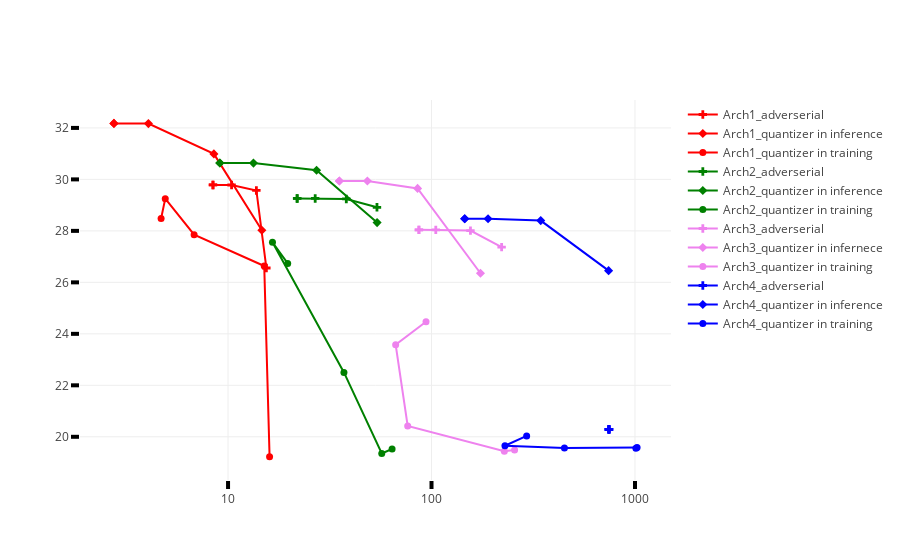

The notebook cell saved with this chart:
### Code cell
file_dict={}
var_dict={}

psnr,bpp=[],[]

trace1_main=[]
trace2_main=[]
trace3_main=[]


file_dict['Arch_1_1']=open('/home/rakshith/Desktop/CHAOSCT/adver/arch1_waac.json')
file_dict['Arch_1_2']=open('/home/rakshith/Desktop/CHAOSCT/normal/quaninf_arch1_waac.json')
file_dict['Arch_1_3']=open('/home/rakshith/Desktop/CHAOSCT/quantrain/quantrain_arch1_waac.json')
for count in range(1,4):

    
    with (file_dict['Arch_1_'+str(count)]) as json_file: 
        
        data = json.load(json_file)
        psnr,bpp=[],[]
        new_bpp=[]
#         mean_x,mean_y=[]

        for p in data:
            psnr.append(p['psnr'])
            bpp.append(p['bpp'])
            
        for row in bpp:

            row[:]=([16 / x for x in row])
            
            new_bpp.append(row[:])

        i=0

        mean_x,mean_y=[],[]
       
        while(i<len(psnr)):

            mean_y.append(statistics.mean(psnr[i]))
            mean_x.append(statistics.mean(new_bpp[i]))
            i=i+1
            
    trace1 = go.Scatter(
    x = mean_x,
    y = mean_y,
    marker={'symbol': 'cross', 'size': 7,'color':'red'},
    mode = 'lines+markers',
    name = 'Arch1_adverserial')
    
    trace2 = go.Scatter(
    x = mean_x,
    y = mean_y,
    marker={'symbol': 'diamond', 'size': 7,'color':'red'},
    mode = 'lines+markers',
    name = 'Arch1_quantizer in inference')
 
    trace3 = go.Scatter(
    x = mean_x,
    y = mean_y,
    marker={'symbol': 'circle', 'size': 7,'color':'red'},
    mode = 'lines+markers',
    name = 'Arch1_quantizer in training')

    
    trace1_main.append(trace1)
    trace2_main.append(trace2)
    trace3_main.append(trace3)
    
file_dict['Arch_2_1']=open('/home/rakshith/Desktop/CHAOSCT/adver/arch2_waac.json')
file_dict['Arch_2_2']=open('/home/rakshith/Desktop/CHAOSCT/normal/quaninf_arch2_waac.json')
file_dict['Arch_2_3']=open('/home/rakshith/Desktop/CHAOSCT/quantrain/quantrain_arch2_waac.json')
for count in range(1,4):

    
    with (file_dict['Arch_2_'+str(count)]) as json_file: 
        
        data = json.load(json_file)
        psnr,bpp=[],[]
        new_bpp=[]
#         mean_x,mean_y=[]

        for p in data:
            psnr.append(p['psnr'])
            bpp.append(p['bpp'])
            
        for row in bpp:

            row[:]=([16 / x for x in row])
            
            new_bpp.append(row[:])

        i=0
        mean_x,mean_y=[],[]
       
        while(i<len(psnr)):
            mean_y.append(statistics.mean(psnr[i]))
            mean_x.append(statistics.mean(new_bpp[i]))
            i=i+1
            
    trace1 = go.Scatter(
    x = mean_x,
    y = mean_y,
    marker={'symbol': 'cross', 'size':7,'color':'green'},
    mode = 'lines+markers',
    name = 'Arch2_adverserial'
  )
    
    trace2 = go.Scatter(
    x = mean_x,
    y = mean_y,
    marker={'symbol': 'diamond', 'size':7,'color':'green'},
    mode = 'lines+markers',
    name = 'Arch2_quantizer in inference'
  )
 
    trace3 = go.Scatter(
    x = mean_x,
    y = mean_y,
    marker={'symbol': 'circle', 'size':7,'color':'green'},
    mode = 'lines+markers',
    name = 'Arch2_quantizer in training')

    
    trace1_main.append(trace1)
    trace2_main.append(trace2)
    trace3_main.append(trace3)

                  

file_dict['Arch_3_1']=open('/home/rakshith/Desktop/CHAOSCT/adver/arch3_waac.json')
file_dict['Arch_3_2']=open('/home/rakshith/Desktop/CHAOSCT/normal/quaninf_arch3_waac.json')
file_dict['Arch_3_3']=open('/home/rakshith/Desktop/CHAOSCT/quantrain/quantrain_arch3_waac.json')
for count in range(1,4):

    
    with (file_dict['Arch_3_'+str(count)]) as json_file: 
        
        data = json.load(json_file)
        psnr,bpp=[],[]
        new_bpp=[]
#         mean_x,mean_y=[]

        for p in data:
            psnr.append(p['psnr'])
            bpp.append(p['bpp'])
            
        for row in bpp:

            row[:]=([16 / x for x in row])
            
            new_bpp.append(row[:])

        i=0
        mean_x,mean_y=[],[]
       
        while(i<len(psnr)):
            mean_y.append(statistics.mean(psnr[i]))
            mean_x.append(statistics.mean(new_bpp[i]))
            i=i+1
            
    trace1 = go.Scatter(
    x = mean_x,
    y = mean_y,
    marker={'symbol': 'cross', 'size': 7,'color':'violet'},
    mode = 'lines+markers',
    name = 'Arch3_adverserial'
  )
    
    trace2 = go.Scatter(
    x = mean_x,
    y = mean_y,
    marker={'symbol': 'diamond', 'size': 7,'color':'violet'},
    mode = 'lines+markers',
    name = 'Arch3_quantizer in infernece'
  )
 
    trace3 = go.Scatter(
    x = mean_x,
    y = mean_y,
    marker={'symbol': 'circle', 'size': 7,'color':'violet'},
    mode = 'lines+markers',
    name = 'Arch3_quantizer in training')

    
    trace1_main.append(trace1)
    trace2_main.append(trace2)
    trace3_main.append(trace3)
    
file_dict['Arch_4_1']=open('/home/rakshith/Desktop/CHAOSCT/adver/arch4_waac.json')
file_dict['Arch_4_2']=open('/home/rakshith/Desktop/CHAOSCT/normal/quaninf_arch4_waac.json')
file_dict['Arch_4_3']=open('/home/rakshith/Desktop/CHAOSCT/quantrain/quantrain_arch4_waac.json')
for count in range(1,4):

    
    with (file_dict['Arch_4_'+str(count)]) as json_file: 
        
        data = json.load(json_file)
        psnr,bpp=[],[]
        new_bpp=[]
#         mean_x,mean_y=[]

        for p in data:
            psnr.append(p['psnr'])
            bpp.append(p['bpp'])
            
        for row in bpp:

            row[:]=([16 / x for x in row])
            
            new_bpp.append(row[:])

        i=0
        mean_x,mean_y=[],[]
       
        while(i<len(psnr)):
            mean_y.append(statistics.mean(psnr[i]))
            mean_x.append(statistics.mean(new_bpp[i]))
            i=i+1
            
    trace1 = go.Scatter(
    x = mean_x,
    y = mean_y,
    marker={'symbol': 'cross', 'size': 7,'color':'blue'},
    mode = 'lines+markers',
    name = 'Arch4_adverserial'
  )
    
    trace2 = go.Scatter(
    x = mean_x,
    y = mean_y,
    marker={'symbol': 'diamond', 'size': 7,'color':'blue'},
    mode = 'lines+markers',
    name = 'Arch4_quantizer in inference'
  )
 
    trace3 = go.Scatter(
    x = mean_x,
    y = mean_y,
    marker={'symbol': 'circle', 'size': 7,'color':'blue'},
    mode = 'lines+markers',
    name = 'Arch4_quantizer in training')

    
    trace1_main.append(trace1)
    trace2_main.append(trace2)
    trace3_main.append(trace3)  
    
    
data=[trace1_main[0],trace2_main[1],trace3_main[2],trace1_main[3],trace2_main[4],trace3_main[5],trace1_main[6],trace2_main[7],trace3_main[8],trace1_main[9],trace2_main[10],trace3_main[11]]
layout = go.Layout(
xaxis=dict(
        tickmode='linear',
        ticks='outside',
        tick0=0,
        showgrid=True,
        
        type='log',
        ticklen=8,
        tickwidth=4,
        tickcolor='#000',
        autorange=True
    ),
    yaxis=dict(
        tickmode='linear',
        ticks='outside',
        tick0=0,
       
        dtick=2,
        ticklen=8,
        tickwidth=4,
        tickcolor='#000'
    )
)
fig = dict(data=data,layout=layout)
plotly.offline.iplot(fig, filename='Mean_graph')
 
        



    



pio.write_image(fig, 'images/fig1.png')

### Figure 1 — Plotly figure (JSON) as saved in the notebook; plotly's stock layout.template omitted (floating-point values rounded to 4 significant figures)
{"data": [{"marker": {"color": "red", "size": 7, "symbol": "cross"}, "mode": "lines+markers", "name": "Arch1_adverserial", "type": "scatter", "uid": "bd6e2005-ea7b-43a7-9be4-37d440f99323", "x": [8.432, 8.432, 10.41, 13.78, 15.43], "y": [29.78, 29.78, 29.78, 29.57, 26.56]}, {"marker": {"color": "red", "size": 7, "symbol": "diamond"}, "mode": "lines+markers", "name": "Arch1_quantizer in inference", "type": "scatter", "uid": "1fb675f1-2868-430d-8ede-2d9f81731515", "x": [2.749, 2.749, 4.061, 8.521, 14.66], "y": [32.18, 32.18, 32.17, 30.99, 28.02]}, {"marker": {"color": "red", "size": 7, "symbol": "circle"}, "mode": "lines+markers", "name": "Arch1_quantizer in training", "type": "scatter", "uid": "b44e9c1f-4e81-4a2c-9309-b641c48c66f1", "x": [4.688, 4.913, 6.812, 15.06, 16], "y": [28.48, 29.25, 27.85, 26.63, 19.23]}, {"marker": {"color": "green", "size": 7, "symbol": "cross"}, "mode": "lines+markers", "name": "Arch2_adverserial", "type": "scatter", "uid": "40c6c484-aae3-4b38-9ab5-be279060c7a1", "x": [21.86, 21.86, 26.81, 38.13, 53.94], "y": [29.26, 29.26, 29.26, 29.24, 28.92]}, {"marker": {"color": "green", "size": 7, "symbol": "diamond"}, "mode": "lines+markers", "name": "Arch2_quantizer in inference", "type": "scatter", "uid": "b89bad67-787a-432c-b699-ae996f59db4f", "x": [9.116, 9.116, 13.33, 27.23, 54.02], "y": [30.63, 30.63, 30.63, 30.36, 28.32]}, {"marker": {"color": "green", "size": 7, "symbol": "circle"}, "mode": "lines+markers", "name": "Arch2_quantizer in training", "type": "scatter", "uid": "bb18291e-3fd5-4eba-afaa-3bfbba29705e", "x": [19.64, 16.53, 37.12, 56.95, 64], "y": [26.74, 27.56, 22.5, 19.35, 19.53]}, {"marker": {"color": "violet", "size": 7, "symbol": "cross"}, "mode": "lines+markers", "name": "Arch3_adverserial", "type": "scatter", "uid": "2e2cf21c-e903-4dcc-a294-124b5a47fe33", "x": [86.72, 86.72, 105.0, 155.4, 221.1], "y": [28.04, 28.04, 28.04, 28.01, 27.37]}, {"marker": {"color": "violet", "size": 7, "symbol": "diamond"}, "mode": "lines+markers", "name": "Arch3_quantizer in infernece", "type": "scatter", "uid": "f3142af6-a563-455a-b1e6-6b4738651f56", "x": [35.24, 35.24, 48.4, 85.41, 174.0], "y": [29.94, 29.94, 29.94, 29.65, 26.35]}, {"marker": {"color": "violet", "size": 7, "symbol": "circle"}, "mode": "lines+markers", "name": "Arch3_quantizer in training", "type": "scatter", "uid": "f4144db1-52f4-41a1-9149-70757dedc5b5", "x": [93.95, 66.65, 76.37, 228.0, 256], "y": [24.47, 23.58, 20.42, 19.44, 19.49]}, {"marker": {"color": "blue", "size": 7, "symbol": "cross"}, "mode": "lines+markers", "name": "Arch4_adverserial", "type": "scatter", "uid": "39ef90d9-27d2-4b07-9de3-ef526fc09c35", "x": [744.7, 744.7, 744.7, 744.7, 744.7], "y": [20.29, 20.29, 20.29, 20.29, 20.29]}, {"marker": {"color": "blue", "size": 7, "symbol": "diamond"}, "mode": "lines+markers", "name": "Arch4_quantizer in inference", "type": "scatter", "uid": "ae09e11d-f68b-4084-9db9-66b17bc88bab", "x": [145.6, 145.6, 189.6, 344.2, 741.8], "y": [28.47, 28.47, 28.47, 28.4, 26.46]}, {"marker": {"color": "blue", "size": 7, "symbol": "circle"}, "mode": "lines+markers", "name": "Arch4_quantizer in training", "type": "scatter", "uid": "2df009c5-1f40-4b53-99d6-9ad2830f094b", "x": [293.5, 229.5, 450.0, 1011.0, 1024], "y": [20.04, 19.65, 19.57, 19.55, 19.58]}], "layout": {"xaxis": {"autorange": true, "showgrid": true, "tick0": 0, "tickcolor": "#000", "ticklen": 8, "tickmode": "linear", "ticks": "outside", "tickwidth": 4, "type": "log"}, "yaxis": {"dtick": 2, "tick0": 0, "tickcolor": "#000", "ticklen": 8, "tickmode": "linear", "ticks": "outside", "tickwidth": 4}}}
